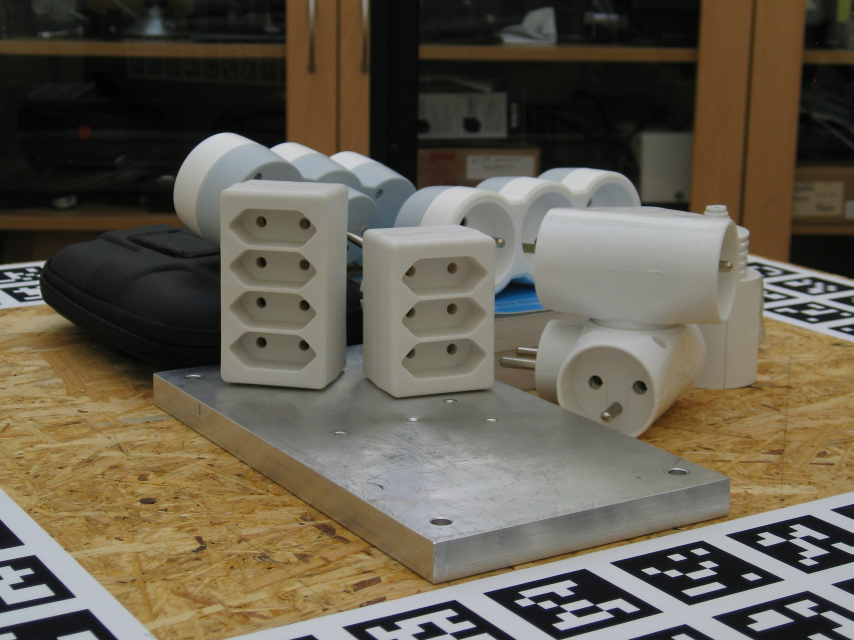
#> input picture 30980-02/chp3/data/0499.jpg, 2560 x 1920 px (shown at 1/3 size)
$ python add_noise.py
#> lines starting #> are read from the running program, lines starting #| are printed output that depends on the picture
from skimage.util import random_noise
import cv2
import numpy as np
from matplotlib import pyplot as plt

img = cv2.imread("data/0499.jpg")
#> img is the input picture: shape (1920, 2560, 3); mean B, G, R 78.5, 93.4, 100.8
img = cv2.resize(img, dsize=None, fx=0.10, fy=0.10, interpolation=cv2.INTER_CUBIC)
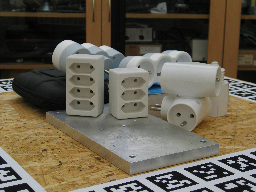
#> img: shape (192, 256, 3); mean B, G, R 78.5, 93.3, 100.7
img = cv2.cvtColor(img, cv2.COLOR_BGR2GRAY)
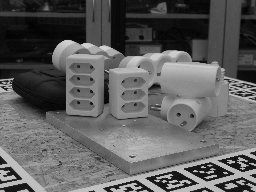
#> img: shape (192, 256); min 1, max 215, mean 93.9

snoise_img = random_noise(img, mode='salt', amount=0.05)  # 盐噪声
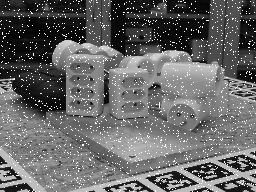
#> snoise_img: shape (192, 256) float64; min 0.00392, max 1, mean 0.399
pnoise_img = random_noise(img, mode='pepper', amount=0.05)  # 椒噪声
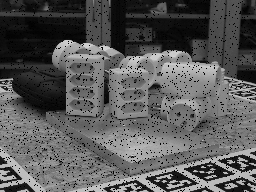
#> pnoise_img: shape (192, 256) float64; min 0, max 0.843, mean 0.349
spnoise_img = random_noise(img, mode='s&p', amount=0.05)  # 椒盐噪声
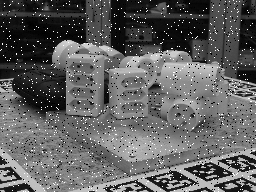
#> spnoise_img: shape (192, 256) float64; min 0, max 1, mean 0.375
guassian_img = random_noise(img, mode='gaussian')  # 高斯噪声
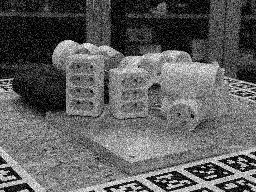
#> guassian_img: shape (192, 256) float64; min 0, max 1, mean 0.372
speckle_img = random_noise(img, mode='speckle')  # speckle 均匀噪声/斑点噪声
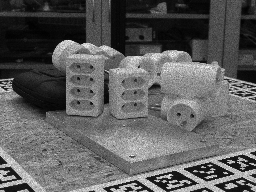
#> speckle_img: shape (192, 256) float64; min 0.00395, max 1, mean 0.368

# 解决plt 中文显示问题
plt.rcParams['font.sans-serif'] = ['SimHei']
plt.rcParams['font.size'] = 30
# 全局设置输出图片大小 1920 x 1080 像素
plt.rcParams['figure.figsize'] = (19.2, 10.8)
imgs = [img, snoise_img, pnoise_img, spnoise_img, guassian_img, speckle_img]
titles = ["原始图像", "盐噪声", "椒噪声", "椒盐噪声", "高斯噪声", "斑点噪声"]

for i in range(6):
    img0 = plt.subplot(2, 3, i + 1)
    img0.set_title(titles[i])
    plt.imshow(imgs[i], cmap="gray")
    plt.xticks([])
    plt.yticks([])

plt.show()
cv2.waitKey(0)
